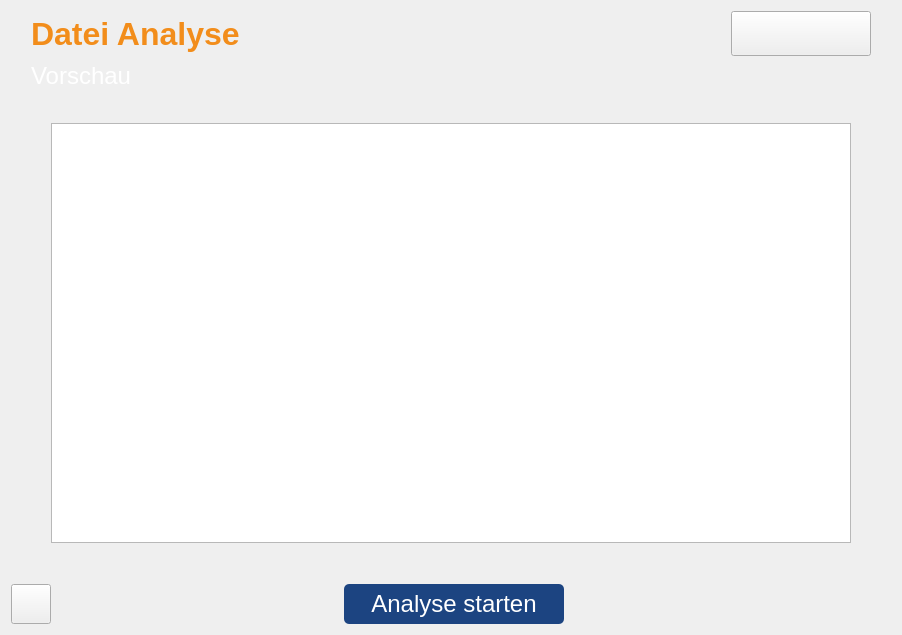
      <widget class="QWidget" name="AnalyzePreviewScreen">
       <layout class="QVBoxLayout" name="verticalLayout_5">
        <item>
         <layout class="QHBoxLayout" name="lyth_headline_AnalyzePreview">
          <property name="spacing">
           <number>6</number>
          </property>
          <property name="leftMargin">
           <number>20</number>
          </property>
          <property name="topMargin">
           <number>0</number>
          </property>
          <property name="rightMargin">
           <number>20</number>
          </property>
          <property name="bottomMargin">
           <number>0</number>
          </property>
          <item>
           <widget class="QLabel" name="lbl_headline_AnalyzePreview">
            <property name="font">
             <font>
              <pointsize>24</pointsize>
              <weight>75</weight>
              <bold>true</bold>
             </font>
            </property>
            <property name="statusTip">
             <string notr="true"/>
            </property>
            <property name="whatsThis">
             <string notr="true"/>
            </property>
            <property name="accessibleName">
             <string notr="true"/>
            </property>
            <property name="accessibleDescription">
             <string notr="true"/>
            </property>
            <property name="styleSheet">
             <string notr="true">color: rgb(242, 141, 27);</string>
            </property>
            <property name="text">
             <string notr="true">Datei Analyse</string>
            </property>
           </widget>
          </item>
          <item>
           <spacer name="horizontalSpacer_19">
            <property name="orientation">
             <enum>Qt::Horizontal</enum>
            </property>
            <property name="sizeHint" stdset="0">
             <size>
              <width>10</width>
              <height>10</height>
             </size>
            </property>
           </spacer>
          </item>
          <item>
           <widget class="QPushButton" name="btn_info_AnalyzePreview">
            <property name="sizePolicy">
             <sizepolicy hsizetype="Fixed" vsizetype="Fixed">
              <horstretch>0</horstretch>
              <verstretch>0</verstretch>
             </sizepolicy>
            </property>
            <property name="minimumSize">
             <size>
              <width>140</width>
              <height>45</height>
             </size>
            </property>
            <property name="maximumSize">
             <size>
              <width>140</width>
              <height>45</height>
             </size>
            </property>
            <property name="baseSize">
             <size>
              <width>0</width>
              <height>0</height>
             </size>
            </property>
            <property name="statusTip">
             <string notr="true"/>
            </property>
            <property name="whatsThis">
             <string notr="true"/>
            </property>
            <property name="accessibleName">
             <string notr="true"/>
            </property>
            <property name="accessibleDescription">
             <string notr="true"/>
            </property>
            <property name="styleSheet">
             <string notr="true">QPushButton:hover{
	border-radius:5px;
	border: 2px solid rgb(255, 255, 255)

}</string>
            </property>
            <property name="text">
             <string notr="true"/>
            </property>
            <property name="icon">
             <iconset resource="image_ressources.qrc">
              <normaloff>:/icons/info_logo</normaloff>:/icons/info_logo</iconset>
            </property>
            <property name="iconSize">
             <size>
              <width>130</width>
              <height>30</height>
             </size>
            </property>
           </widget>
          </item>
         </layout>
        </item>
        <item>
         <layout class="QVBoxLayout" name="lytv_bigCenter_AnalyzePreview">
          <property name="sizeConstraint">
           <enum>QLayout::SetDefaultConstraint</enum>
          </property>
          <property name="leftMargin">
           <number>0</number>
          </property>
          <property name="rightMargin">
           <number>0</number>
          </property>
          <item>
           <layout class="QHBoxLayout" name="lyth_smallText_AnalyzePreview">
            <property name="leftMargin">
             <number>20</number>
            </property>
            <property name="topMargin">
             <number>0</number>
            </property>
            <item alignment="Qt::AlignTop">
             <widget class="QLabel" name="label_AnalyzePreview">
              <property name="sizePolicy">
               <sizepolicy hsizetype="Fixed" vsizetype="Fixed">
                <horstretch>0</horstretch>
                <verstretch>0</verstretch>
               </sizepolicy>
              </property>
              <property name="font">
               <font>
                <pointsize>18</pointsize>
                <weight>50</weight>
                <bold>false</bold>
               </font>
              </property>
              <property name="statusTip">
               <string notr="true"/>
              </property>
              <property name="whatsThis">
               <string notr="true"/>
              </property>
              <property name="accessibleName">
               <string notr="true"/>
              </property>
              <property name="accessibleDescription">
               <string notr="true"/>
              </property>
              <property name="styleSheet">
               <string notr="true">color: rgb(255, 255, 255);</string>
              </property>
              <property name="text">
               <string notr="true">Vorschau</string>
              </property>
             </widget>
            </item>
            <item>
             <spacer name="horizontalSpacer_21">
              <property name="orientation">
               <enum>Qt::Horizontal</enum>
              </property>
              <property name="sizeHint" stdset="0">
               <size>
                <width>40</width>
                <height>20</height>
               </size>
              </property>
             </spacer>
            </item>
            <item>
             <spacer name="verticalSpacer_15">
              <property name="orientation">
               <enum>Qt::Vertical</enum>
              </property>
              <property name="sizeHint" stdset="0">
               <size>
                <width>20</width>
                <height>40</height>
               </size>
              </property>
             </spacer>
            </item>
           </layout>
          </item>
          <item>
           <layout class="QHBoxLayout" name="lyth_centerBig_AnalyzePreview">
            <item>
             <spacer name="horizontalSpacer_7">
              <property name="orientation">
               <enum>Qt::Horizontal</enum>
              </property>
              <property name="sizeHint" stdset="0">
               <size>
                <width>40</width>
                <height>20</height>
               </size>
              </property>
             </spacer>
            </item>
            <item>
             <widget class="QGraphicsView" name="graphicsAnalyzePreview">
              <property name="minimumSize">
               <size>
                <width>800</width>
                <height>420</height>
               </size>
              </property>
              <property name="maximumSize">
               <size>
                <width>800</width>
                <height>420</height>
               </size>
              </property>
              <property name="statusTip">
               <string notr="true"/>
              </property>
              <property name="whatsThis">
               <string notr="true"/>
              </property>
              <property name="accessibleName">
               <string notr="true"/>
              </property>
              <property name="accessibleDescription">
               <string notr="true"/>
              </property>
             </widget>
            </item>
            <item>
             <spacer name="horizontalSpacer_22">
              <property name="orientation">
               <enum>Qt::Horizontal</enum>
              </property>
              <property name="sizeHint" stdset="0">
               <size>
                <width>40</width>
                <height>20</height>
               </size>
              </property>
             </spacer>
            </item>
            <item>
             <spacer name="verticalSpacer_16">
              <property name="orientation">
               <enum>Qt::Vertical</enum>
              </property>
              <property name="sizeHint" stdset="0">
               <size>
                <width>0</width>
                <height>450</height>
               </size>
              </property>
             </spacer>
            </item>
           </layout>
          </item>
          <item>
           <layout class="QHBoxLayout" name="lyth_blwCenter_AnalyzePreview"/>
          </item>
          <item>
           <spacer name="verticalSpacer_smallText_6">
            <property name="orientation">
             <enum>Qt::Vertical</enum>
            </property>
            <property name="sizeType">
             <enum>QSizePolicy::Expanding</enum>
            </property>
            <property name="sizeHint" stdset="0">
             <size>
              <width>20</width>
              <height>20</height>
             </size>
            </property>
           </spacer>
          </item>
         </layout>
        </item>
        <item>
         <layout class="QHBoxLayout" name="lyth_bottom_AnalyzePreview">
          <property name="rightMargin">
           <number>40</number>
          </property>
          <item>
           <widget class="QPushButton" name="btn_back_AnalyzePreview">
            <property name="sizePolicy">
             <sizepolicy hsizetype="Fixed" vsizetype="Fixed">
              <horstretch>0</horstretch>
              <verstretch>0</verstretch>
             </sizepolicy>
            </property>
            <property name="minimumSize">
             <size>
              <width>0</width>
              <height>0</height>
             </size>
            </property>
            <property name="maximumSize">
             <size>
              <width>40</width>
              <height>40</height>
             </size>
            </property>
            <property name="font">
             <font>
              <family>Segoe UI</family>
              <weight>50</weight>
              <bold>false</bold>
              <kerning>true</kerning>
             </font>
            </property>
            <property name="statusTip">
             <string notr="true"/>
            </property>
            <property name="whatsThis">
             <string notr="true"/>
            </property>
            <property name="accessibleName">
             <string notr="true"/>
            </property>
            <property name="accessibleDescription">
             <string notr="true"/>
            </property>
            <property name="styleSheet">
             <string notr="true">QPushButton:hover{
	border-radius:5px;
	border: 2px solid rgb(255, 255, 255)

}</string>
            </property>
            <property name="text">
             <string/>
            </property>
            <property name="icon">
             <iconset resource="image_ressources.qrc">
              <normaloff>:/icons/back_icon</normaloff>:/icons/back_icon</iconset>
            </property>
            <property name="iconSize">
             <size>
              <width>20</width>
              <height>20</height>
             </size>
            </property>
            <property name="checkable">
             <bool>true</bool>
            </property>
           </widget>
          </item>
          <item>
           <spacer name="verticalSpacer_bottom_6">
            <property name="orientation">
             <enum>Qt::Vertical</enum>
            </property>
            <property name="sizeType">
             <enum>QSizePolicy::Fixed</enum>
            </property>
            <property name="sizeHint" stdset="0">
             <size>
              <width>0</width>
              <height>40</height>
             </size>
            </property>
           </spacer>
          </item>
          <item>
           <spacer name="horizontalSpacer_20">
            <property name="orientation">
             <enum>Qt::Horizontal</enum>
            </property>
            <property name="sizeHint" stdset="0">
             <size>
              <width>40</width>
              <height>20</height>
             </size>
            </property>
           </spacer>
          </item>
          <item>
           <widget class="QPushButton" name="btn_startAnalyze">
            <property name="sizePolicy">
             <sizepolicy hsizetype="Fixed" vsizetype="Fixed">
              <horstretch>0</horstretch>
              <verstretch>0</verstretch>
             </sizepolicy>
            </property>
            <property name="minimumSize">
             <size>
              <width>220</width>
              <height>40</height>
             </size>
            </property>
            <property name="maximumSize">
             <size>
              <width>220</width>
              <height>40</height>
             </size>
            </property>
            <property name="font">
             <font>
              <family>MS Shell Dlg 2</family>
              <pointsize>18</pointsize>
              <weight>9</weight>
              <italic>false</italic>
              <bold>false</bold>
             </font>
            </property>
            <property name="statusTip">
             <string notr="true"/>
            </property>
            <property name="whatsThis">
             <string notr="true"/>
            </property>
            <property name="accessibleName">
             <string notr="true"/>
            </property>
            <property name="accessibleDescription">
             <string notr="true"/>
            </property>
            <property name="styleSheet">
             <string notr="true">QPushButton{
	font: 75 18pt &quot;MS Shell Dlg 2&quot; ;
	background-color: #1C4481;
	border-radius: 5px;
	color:white
}

QPushButton:hover{
	border: 2px solid rgb(255, 255, 255)
}</string>
            </property>
            <property name="text">
             <string notr="true">Analyse starten</string>
            </property>
            <property name="checkable">
             <bool>false</bool>
            </property>
            <property name="flat">
             <bool>false</bool>
            </property>
           </widget>
          </item>
          <item>
           <spacer name="horizontalSpacer_23">
            <property name="orientation">
             <enum>Qt::Horizontal</enum>
            </property>
            <property name="sizeHint" stdset="0">
             <size>
              <width>40</width>
              <height>20</height>
             </size>
            </property>
           </spacer>
          </item>
         </layout>
        </item>
       </layout>
      </widget>
